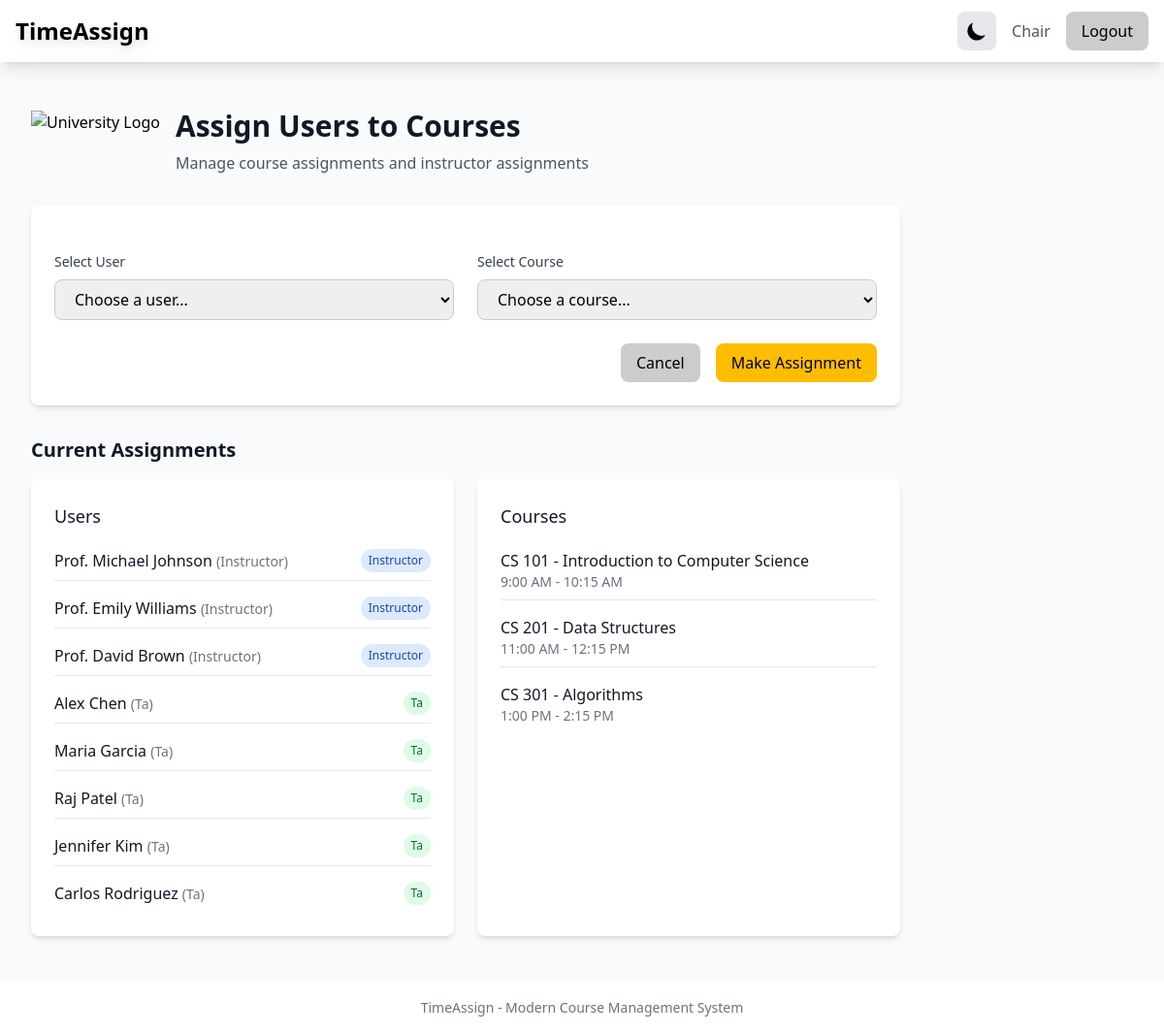
/chair_assignToCourse/ (signed in), run on the app's committed database.
### ta_app/models.py (models this page shows, shortened)
class myUser(models.Model):
    username = models.CharField(max_length=50, default='NewUser')
    password = models.CharField(max_length=20, default='password')
    name = models.CharField(max_length=50, default='NewName')
    usertype = models.CharField(max_length=10, default='ta')
    email = models.EmailField(max_length=50, default='newUser@email.com')
    assignedInstructor = models.IntegerField(blank=True, null=True, default=0)

class Course(models.Model):
    LECTURE = 'LEC'
    LAB = 'LAB'
    ONLINE = 'ON'
    GRADING = 'GRD'
    typesOfCourses = [
        (LECTURE, 'Lecture'),
        (LAB, 'Lab'),
        (ONLINE, 'Online'),
        (GRADING, 'Grading'),
    ]
    course_name = models.CharField(max_length=100)
    start_time = models.TimeField()
    end_time = models.TimeField()
    mon_flag = models.BooleanField(default=False)
    tues_flag = models.BooleanField(default=False)
    wed_flag = models.BooleanField(default=False)
    thurs_flag = models.BooleanField(default=False)
    fri_flag = models.BooleanField(default=False)
    sat_flag = models.BooleanField(default=False)
    coursetype = models.CharField(max_length=3, choices=typesOfCourses, default=LECTURE)
    lectureid = models.IntegerField(null=True, blank=True, default=0) #default to 0 if its a lecture, stores lecture id if its a lab
    ta = models.IntegerField(null=True, blank=True, default=0) #TODO do we still want this field? I could see it getting confusing
    ta1 = models.IntegerField(null=True, blank=True, default=0)
    ta2 = models.IntegerField(null=True, blank=True, default=0)
    ta3 = models.IntegerField(null=True, blank=True, default=0)
    ta4 = models.IntegerField(null=True, blank=True, default=0)
    instructor = models.IntegerField(null=True, blank=True, default=0)  # we allow nulls here, because maybe these things are not assigned yet.
    def __str__(self):
        return 'CourseID = %s, CourseName = %s, Instructor = %s, Coursetype = %s, lectureid = %s, ta = %s, ta1 = %s, ta2 = %s, ta3 = %s, ta4 = %s' \
               % (self.id,self.course_name, self.instructor, self.coursetype, self.lectureid, self.ta, self.ta1, self.ta2, self.ta3, self.ta4)

### ta_app/views.py (the view, shortened to what this page needs)
# urls.py: path("chair_assignToCourse/", views.chair_assignToCourseView.as_view()),
class chair_assignToCourseView(View):
    def get(self, request):
        try:
            currentUserType = request.session["userType"]
        except KeyError:
            return redirect('/logout')  # redirect to logout if no user is logged in. This will display
        users = chair_assignToCourse.populateUsers(request.session['member_id'])
        courses = chair_assignToCourse.populateCourses(request.session['member_id'])
        return render(request, 'main/chair_assignToCourse.html',
                      {"users": users, "courses": courses})

### ta_app/sitelogic/chair_assignToCourse.py (called while the page is built)
def populateUsers(thisUser):
    try:
        fullUser = models.myUser.objects.get(id=thisUser)
        if (fullUser.usertype == "chair"):
            ret = models.myUser.objects.all().exclude(usertype="chair")
        else:
            ret = []
        return ret
    except models.myUser.DoesNotExist:
        return "Error"

def populateCourses(thisUser):
    try:
        fullUser = models.myUser.objects.get(id=thisUser)
        if (fullUser.usertype == "chair"):
            courselist = models.Course.objects.all().filter(coursetype='LEC')
            ret = id_to_name(courselist)
        else:
            ret = []
        print(ret)
        return ret
    except models.myUser.DoesNotExist:
        return "Error"

def id_to_name(courselist):
    for i in courselist:
        if not (i.ta1 == 0):
            full_ta = models.myUser.objects.get(id=i.ta1)
            i.ta1 = full_ta.name
        if not (i.ta2 == 0):
            full_ta = models.myUser.objects.get(id=i.ta2)
            i.ta2 = full_ta.name
        if not (i.ta3 == 0):
            full_ta = models.myUser.objects.get(id=i.ta3)
            i.ta3 = full_ta.name
        if not (i.ta4 == 0):
            full_ta = models.myUser.objects.get(id=i.ta4)
            i.ta4 = full_ta.name
        if not (i.instructor == 0):
            full_ta = models.myUser.objects.get(id=i.instructor)
            i.instructor = full_ta.name
    return courselist

### templates/main/chair_assignToCourse.html (shortened to what this page needs)
{% extends "base.html" %}
{% block content %}
<div class="py-6">
    <header class="mb-8">
        <div class="flex items-center mb-4">
            <img src="/static/9.png" alt="University Logo" class="h-16 mr-4">
            <div>
                <h1 class="text-3xl font-bold text-gray-900 dark:text-white">Assign Users to Courses</h1>
                <p class="mt-2 text-gray-600 dark:text-gray-400">Manage course assignments and instructor assignments</p>
            </div>
        </div>
    </header>
    <div class="max-w-4xl">
        <div class="card">
            <form method="post" action="/chair_assignToCourse/" class="space-y-6">
                <div class="grid grid-cols-1 md:grid-cols-2 gap-6">
                    <div>
                        <label for="availableUsers" class="block text-sm font-medium text-gray-700 dark:text-gray-300 mb-2">
                            Select User
                        </label>
                        <select name="availableUsers" id="availableUsers" required
                                class="input-field">
                            <option value="">Choose a user...</option>
                        </select>
                    </div>
                    <div>
                        <label for="availableCourses" class="block text-sm font-medium text-gray-700 dark:text-gray-300 mb-2">
                            Select Course
                        </label>
                        <select name="availableCourses" id="availableCourses" required
                                class="input-field">
                            <option value="">Choose a course...</option>
                        </select>
                    </div>
                </div>
                <div class="flex justify-end space-x-4">
                    <a href="/menu/" class="btn-secondary">Cancel</a>
                    <button type="submit" class="btn-primary">Make Assignment</button>
                </div>
            </form>
        </div>
        <div class="mt-8">
            <h2 class="text-xl font-semibold text-gray-900 dark:text-white mb-4">Current Assignments</h2>
            <div class="grid grid-cols-1 md:grid-cols-2 gap-6">
                <div class="card">
                    <h3 class="text-lg font-medium text-gray-900 dark:text-white mb-3">Users</h3>
                    <div class="space-y-2">
                        {% for user in users %}
                        <div class="flex justify-between items-center py-2 border-b border-gray-200 dark:border-gray-700 last:border-b-0">
                            <div>
                                <span class="font-medium text-gray-900 dark:text-white">{{ user.name }}</span>
                                <span class="text-sm text-gray-500 dark:text-gray-400">({{ user.usertype|title }})</span>
                            </div>
                            <span class="text-xs px-2 py-1 rounded-full
                                {% if user.usertype == 'chair' %}bg-purple-100 text-purple-800 dark:bg-purple-900 dark:text-purple-200
                                {% elif user.usertype == 'instructor' %}bg-blue-100 text-blue-800 dark:bg-blue-900 dark:text-blue-200
                                {% else %}bg-green-100 text-green-800 dark:bg-green-900 dark:text-green-200{% endif %}">
                                {{ user.usertype|title }}
                            </span>
                        </div>
                        {% endfor %}
                    </div>
                </div>
                <div class="card">
                    <h3 class="text-lg font-medium text-gray-900 dark:text-white mb-3">Courses</h3>
                    <div class="space-y-2">
                        {% for course in courses %}
                        <div class="py-2 border-b border-gray-200 dark:border-gray-700 last:border-b-0">
                            <div class="font-medium text-gray-900 dark:text-white">{{ course.course_name }}</div>
                            <div class="text-sm text-gray-500 dark:text-gray-400">
                                {{ course.start_time|time:"g:i A" }} - {{ course.end_time|time:"g:i A" }}
                            </div>
                        </div>
                        {% endfor %}
                    </div>
                </div>
            </div>
        </div>
    </div>
</div>
{% endblock %}

### templates/base.html (shortened to what this page needs)
{% load static %}
<!DOCTYPE html>
<html lang="en" class="light">
<head>
    <script src="https://cdn.tailwindcss.com"></script>
</head>
<body class="min-h-screen bg-gray-50 transition-colors dark:bg-gray-900">
    <nav class="nav-bar bg-white shadow-lg transition-colors dark:bg-gray-800">
        <div class="max-w-7xl mx-auto px-4">
            <div class="flex justify-between h-16">
                <div class="flex">
                    <div class="flex-shrink-0 flex items-center">
                        {% if request.session.userType %}
                            <a href="/menu/" class="logo-text hover:text-yellow-600 dark:hover:text-yellow-400 transition-colors">TimeAssign</a>
                        {% else %}
                            <a href="/" class="logo-text hover:text-yellow-600 dark:hover:text-yellow-400 transition-colors">TimeAssign</a>
                        {% endif %}
                    </div>
                </div>
                <div class="flex items-center space-x-4">
                    <button onclick="toggleTheme()" class="p-2 rounded-lg bg-gray-200 dark:bg-gray-700">
                        <svg class="w-6 h-6 block dark:hidden" fill="currentColor" viewBox="0 0 20 20">
                            <path d="M17.293 13.293A8 8 0 016.707 2.707a8.001 8.001 0 1010.586 10.586z"/>
                        </svg>
                    </button>
                    {% if request.session.userType %}
                        <span class="text-gray-600 dark:text-gray-300">{{ request.session.userType|title }}</span>
                        <a href="/logout" class="btn-secondary">Logout</a>
                    {% endif %}
                </div>
            </div>
        </div>
    </nav>
    <main class="max-w-7xl mx-auto py-6 px-4 sm:px-6 lg:px-8">
        {% block content %}{% endblock %}
    </main>
    <footer class="footer bg-white shadow-lg mt-auto transition-colors dark:bg-gray-800">
        <div class="max-w-7xl mx-auto py-4 px-4 sm:px-6 lg:px-8">
            <p class="text-center text-gray-500 text-sm dark:text-gray-400">
                TimeAssign - Modern Course Management System
            </p>
        </div>
    </footer>
</body>
</html>

### templates/base.html (style rules this page uses)
.btn-primary { @apply bg-uwm-gold text-black px-4 py-2 rounded-lg hover:brightness-90 transition-all; }
.btn-secondary { @apply bg-uwm-gray text-black px-4 py-2 rounded-lg hover:brightness-90 transition-all dark:text-white; }
.card { @apply bg-white rounded-lg shadow-md p-6 dark:bg-gray-800 dark:text-white transition-colors; }
.input-field { @apply w-full px-4 py-2 rounded-lg border border-uwm-gray focus:ring-2 focus:ring-uwm-gold focus:border-transparent dark:bg-gray-700 dark:text-white dark:border-gray-600; }
.logo-text { @apply text-2xl font-bold text-black drop-shadow-lg; text-shadow: 0px 0px 4px rgba(0, 0, 0, 0); }

### data on the page
myUser: session.userType "Chair"
myUser: name "Prof. Michael Johnson", usertype "Instructor"
myUser: name "Prof. Emily Williams", usertype "Instructor"
myUser: name "Prof. David Brown", usertype "Instructor"
myUser: name "Alex Chen", usertype "Ta"
myUser: name "Maria Garcia", usertype "Ta"
myUser: name "Raj Patel", usertype "Ta"
myUser: name "Jennifer Kim", usertype "Ta"
myUser: name "Carlos Rodriguez", usertype "Ta"
Course: course_name "CS 101 - Introduction to Computer Science", start_time "9:00 AM", end_time "10:15 AM"
Course: course_name "CS 201 - Data Structures", start_time "11:00 AM", end_time "12:15 PM"
Course: course_name "CS 301 - Algorithms", start_time "1:00 PM", end_time "2:15 PM"
